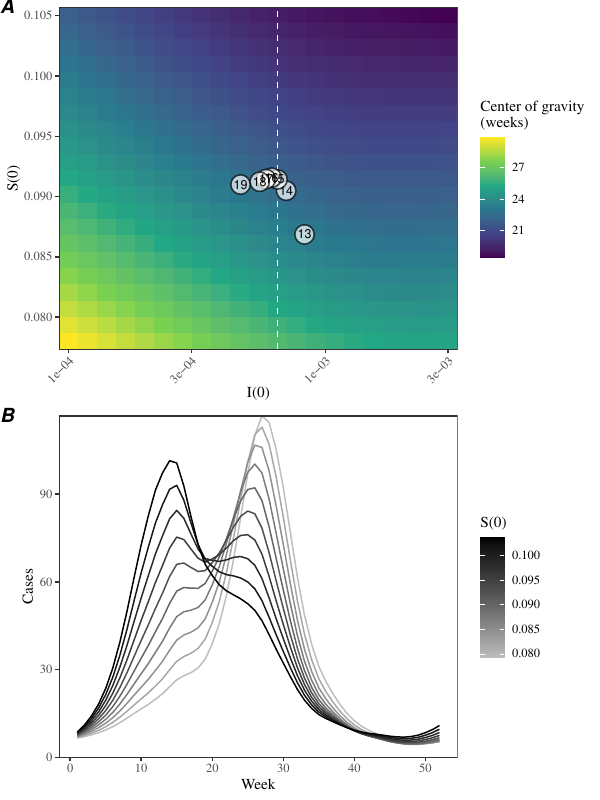

The script that saved this image:
library(tidyr)
library(dplyr)
library(ggplot2); theme_set(theme_bw(base_family="Times"))
library(egg)
library(rstan)
library(mgcv)
source("../R/firstup.R")
source("../script/script_data.R")

load("../simulate_sirs/simulate_sirs_ryukyu.rda")

island <- c("ryukyu")

fitlist <- betalist <- npilist <- Slist <- vector('list', length(island))

for (i in 1:length(island)) {
  print(i)
  ii <- island[[i]]
  
  file <- paste0("../stanfit_sirs/stanfit_sirs_", ii, "_npi.rda")
  
  load(file)
  
  ff <- get(paste0("stanfit_sirs_", ii, "_npi"))
  
  ss <- summary(ff)
  
  fitlist[[i]] <- data.frame(
    week=rep(1:52, 11),
    year=rep(2013:2023, each=52),
    S=ss$summary[grepl("S\\[", rownames(ss$summary)),6],
    I=ss$summary[grepl("I\\[", rownames(ss$summary)),6],
    island=firstup(ii)
  )
}

fitdata <- fitlist %>%
  bind_rows %>%
  merge(japan_pop_island)

fitdata_filter <- fitdata %>% 
  filter(week==1, year < 2020) %>%
  mutate(
    yy=gsub("20", "", year)
  )

allsim <- bind_rows(
  simulate_sirs_ryukyu
)

allsim_summ <- allsim %>%
  group_by(island, I0, S0) %>%
  mutate(
    p=cases/sum(cases)
  ) %>%
  summarize(
    cog=sum(cases*1:52)/sum(cases),
    intensity=-1/sum(p * log(p))
  )

g1 <- ggplot(allsim_summ) +
  geom_raster(aes(I0, S0, fill=cog)) +
  geom_vline(xintercept=unique(allsim$I0)[12], lty=2, color="white") +
  geom_point(data=fitdata_filter, aes(I/pop, S/pop), size=6, shape=21, fill="white", stroke=0.8, alpha=0.7) +
  geom_text(data=fitdata_filter, aes(I/pop, S/pop, label=yy), size=3) +
  scale_x_log10("I(0)", expand=c(0, 0)) +
  scale_y_continuous("S(0)", expand=c(0, 0)) +
  scale_fill_viridis_c("Center of gravity\n(weeks)") +
  theme(
    strip.background = element_blank(),
    axis.text.x = element_text(angle=45, hjust=1)
  )

allsim_filter <- allsim %>%
  filter(I0==unique(allsim$I0)[12],
         S0 %in% unique(allsim$S0)[1:10*2])

allsim_filter %>%
  group_by(island, S0) %>%
  filter(cases==max(cases)) %>%
  as.data.frame

g2 <- ggplot(allsim_filter) +
  geom_line(aes(week, cases, group=S0, col=S0)) +
  scale_x_continuous("Week") +
  scale_y_continuous("Cases", limits=c(0, NA), expand=c(0, 0)) +
  scale_colour_gradient("S(0)", low = "gray", high = "black") +
  theme(
    strip.background = element_blank(),
    panel.grid = element_blank()
  )

gcomb1 <- ggarrange(g1, g2, nrow=2, labels=c("A", "B"))

ggsave("figure_ryukyu_sirs_change.pdf", gcomb1, width=6, height=8)
